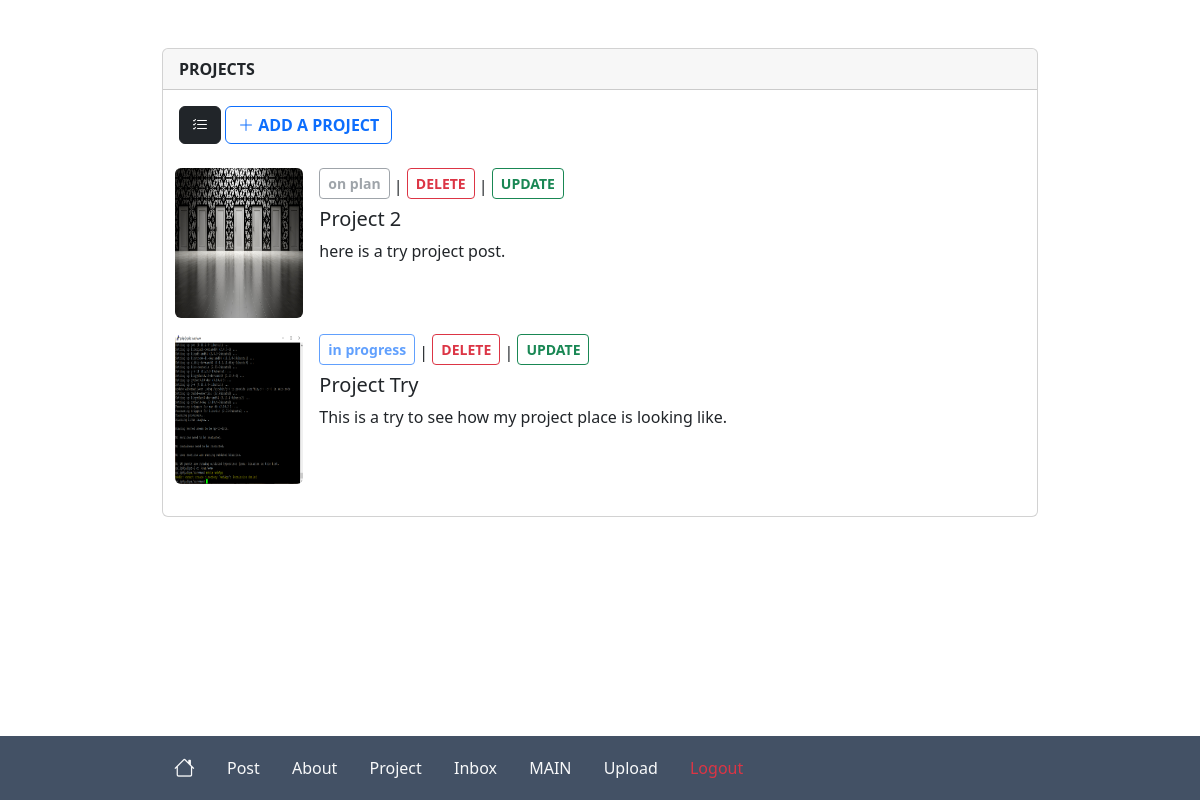
Screenshot of /admin/admin-project (signed in) with the database file from the repository.
### website/models.py (models this page shows)
class Project(db.Model):
    id = db.Column(db.Integer, primary_key=True)
    date_created = db.Column(db.DateTime(timezone=True), default=func.now())
    name = db.Column(db.String, nullable=False)
    description = db.Column(db.String, nullable=False)
    photo = db.Column(db.String, nullable=False)
    status = db.Column(db.Integer, nullable=False)

### website/views.py (the view, shortened to what this page needs)
@views.route('/admin/admin-project', methods=['POST', 'GET'])
@login_required
def project():
    projects = Project.query.all()
    return render_template('/Admin/admin-project.html', user=current_user, projects=projects)

### website/__init__.py (called while the page is built)
def create_app():
    app=Flask(__name__,template_folder='templates/')
    app.config['SECRET_KEY'] = 'gsdhajweu gda baasu'
    app.config['SQLALCHEMY_DATABASE_URI'] = f'sqlite:///{DB_NAME}'
    db.init_app(app)
    from .views import views
    from .auth import auth
    app.register_blueprint(views, url_prefix='/')
    app.register_blueprint(auth, url_prefix='/admin/')
    from .models import User, Post, Like, About, Project, Contact, Visit, Upload
    create_database(app)
    login_manager = LoginManager()
    login_manager.login_view = "auth.sign_in"
    login_manager.init_app(app)
    @login_manager.user_loader
    def load_user(id):
        return User.query.get(int(id))
    return app

### website/templates/Admin/admin-project.html (shortened to what this page needs)
{% extends "Admin/admin-base.html" %}  {%block content%}
<div class="card">
  <div class="card-header">
    <span class="fw-bolder">PROJECTS </span>
  </div>
  <div class="card-body">
    <ul class="nav nav-tabs mx-auto border-0" id="profile-tabs" role="tablist">
      <li class="nav-item" role="presentation">
        <button
          type="button"
          class="btn btn-outline-dark profile-btn-specialization me-1 active"
          id="activity-tab"
          data-bs-toggle="tab"
          data-bs-target="#list"
          role="tab"
          aria-controls="list"
          aria-selected="true"
        >
          <i class="bi bi-list-check"></i>
        </button>
      </li>
      <li class="nav-item" role="presentation">
        <button
          type="button"
          class="btn btn-outline-primary profile-btn-specialization fw-bolder me-1"
          id="answers-tab"
          data-bs-toggle="tab"
          data-bs-target="#create"
          role="tab"
          aria-controls="create"
          aria-selected="true"
        >
          <i class="bi bi-plus-lg"></i> ADD A PROJECT
        </button>
      </li>
    </ul>
    <div class="tab-content mt-3" id="profile-tabs">
      <div
        class="tab-pane fade show active mb-2"
        id="list"
        role="tabpanel"
        aria-labelledby="list-tab"
      >
        <div class="row">
          {% for project in projects|sort(attribute='id', reverse = True) %}
          <div class="col-2 p-2">
            <img
              src="{{url_for('static', filename= 'image/Upload/{}'.format(project.photo))}}"
              style="width: 150px; height: 150px"
              class="img-fluid rounded"
            />
          </div>
          <div class="col-10 p-2">
            {% if project.status == 1 %}
            <button
              class="btn btn-outline-primary btn-sm mb-2 fw-bolder"
              disabled
            >
              in progress
            </button>
            {% elif project.status == 3 %}
            <button
              class="btn btn-outline-secondary btn-sm mb-2 fw-bolder"
              disabled
            >
              on plan
            </button>
            {% endif %} |
            <a
              href="/admin/delete-project/{{project.id}}"
              class="btn btn-sm btn-outline-danger mb-2 mt-0 fw-bolder"
              >DELETE</a
            >
            |
            <a
              href="/admin/admin-project-edit/{{project.id}}"
              class="btn btn-sm btn-outline-success mb-2 mt-0 fw-bolder"
              >UPDATE</a
            >
            <h5 class="card-title">{{ project.name }}</h5>
            <span class="card-text mt-0 p-0"
              >{{ project.description|safe }}</span
            >
          </div>
          {% endfor %}
        </div>
      </div>
    </div>
  </div>
</div>
{% endblock %}

### website/static/css/custom/custom.css (style rules this page uses)
body { font-family: ui-sans-serif, system-ui, -apple-system, BlinkMacSystemFont, Segoe UI, Roboto, Helvetica Neue, Arial, Noto Sans, sans-serif, Apple Color Emoji, Segoe UI Emoji, Segoe UI Symbol, Noto Color Emoji; background-color: rbga(255, 255, 255, 0.3); margin: 0; padding: 0; }

### rows the page displays
Project: photo (picture), status "on plan", name "Project 2", description "here is a try project post."
Project: photo (picture), status "in progress", name "Project Try", description "This is a try to see how my project place is looking like."
